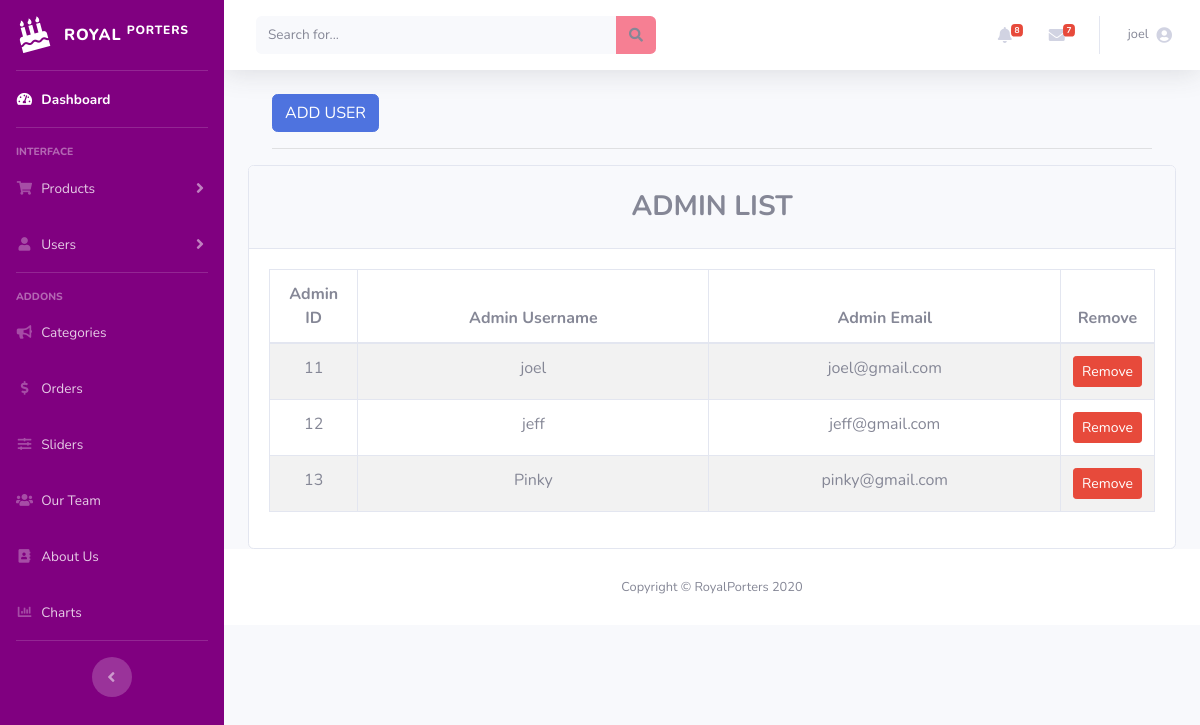
Screenshot of /royalporters/admin/add_user.php (signed in) with the database file from the repository.
### tables this page shows
CREATE TABLE `superadminlogin` (
  `id` int(25) NOT NULL,
  `username` varchar(255) NOT NULL,
  `email` varchar(255) NOT NULL,
  `password` varchar(255) NOT NULL
);

### royalporters/admin/add_user.php (the view, shortened to what this page needs)
  <?php
        include("sidebar_admin.php");
        include("header_admin.php");
  ?>
  <div class="container-fluid">
    <button type="button" class="btn btn-primary" data-toggle="modal" data-target="#useraddmodal">
        ADD USER
    </button>
<hr>
</div>
  </div>
<div class="container-fluid">
  <div class="card mt-3">
  <h3 class="card-header text-center font-weight-bold text-uppercase py-4">Admin list</h3>
  <div class="card-body">
      <table class="table table-bordered table-striped table-responsive-md text-center">
        <thead>
          <tr>
            <th class="text-center" style="width: 10%;">Admin ID</th>
            <th class="text-center" style="width: 40%;">Admin Username</th>
            <th class="text-center" style="width: 40%;">Admin Email</th>
            <th class="text-center" style="width: 10%;">Remove</th>
          </tr>
        </thead>
        <?php
        $sql4 = "SELECT * FROM superadminlogin";
        $result4 = mysqli_query($con, $sql4);
        ?>
        <tbody>
          <?php
          while ($row=mysqli_fetch_assoc($result4)) {
          ?>
          <tr>
            <td><?= $row['id']; ?></td>
            <td><?= $row['username'];?></td>
            <td><?= $row['email'];?></td>
            <td>
              <a href="delete_admin.php?id=<?= $row['id']; ?>"><span class="table-remove"><button type="submit" name="delete_admin"
                  class="btn btn-danger btn-rounded btn-sm my-0" id="removeuser">Remove</button></span></a>
            </td>
          </tr>
          <?php
        }
          ?>
        </tbody>
      </table>
  </div>
</div>
  </div>
<footer class="sticky-footer bg-white">
    <?php include("footer_admin.php"); ?>

### rows the page displays
superadminlogin: id "11", username "joel", email "joel@gmail.com"
superadminlogin: id "12", username "jeff", email "jeff@gmail.com"
superadminlogin: id "13", username "Pinky", email "pinky@gmail.com"

### other values shown
$num_rows "8"
$_SESSION['username'] "joel"
